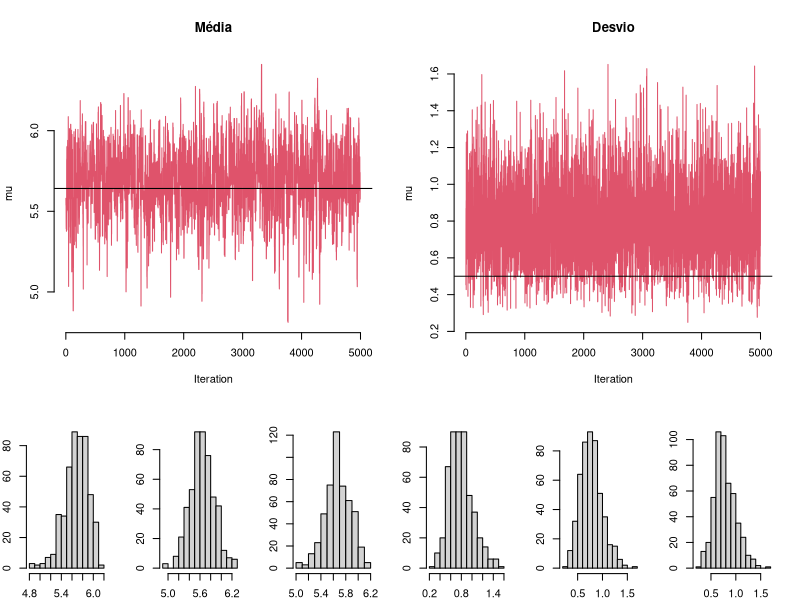

Recreate this plot in R.
 # MH Algorithm for simple normal model with
 #    unknown mean and unknown variance
 # Use symmetric t(3) proposal
 # True mu = -10, True tau=0.50
 # Oct 18, 2008
 #############################

 set.seed(250)

 ########
 # Data #
 ########

 n<-30				# Sample size
 mu<-6	  			# True value of mu
 sigma2<-2				# True value of sigma^2
 tau<-1/sigma2  			# Tau 0.50
 y<-rnorm(n,mu,sqrt(sigma2))		# Data

 a<-.001				# Gamma hyperprior parms for tau
 b<-.001

 ###########
 # Priors  #
 ###########
  mu0<-0
  v0<-1		# Non-informative variance
  prec0<-1/v0
  mtau<-a+n/2		# Posterior location for tau

 #########
 # Inits #
 #########

mu<-runif(1,0,10)
tau<-runif(1,0.001,5)
nsim<-5000		# Number of iterations

 #########
 # Store #
 #########
Mu<-rep(0,nsim)
Tau<-rep(0,nsim)	# Store Results
A<-0			# Acceptance Rate

############
#   MCMC   #
############
for (j in 1:nsim){
    mus<-mu+.3*rt(1,3)  # t with 3 df as proposal
			# Note: Symmetric Proposal -- will cancel out of acceptance
			# So this is technically Metropolis not Metrop-Hastings
			# Scaled by 1/3 to improve acceptance rate

# Acceptance prob on log scale
    r<- (sum(dnorm(y,mus,1/sqrt(tau),log=T) - dnorm(y,mu,1/sqrt(tau),log=T)) +
         dnorm(mus,mu0,sqrt(v0),log=T) -  dnorm(mu,mu0,sqrt(v0),log=T))

if (log(runif(1))<r) {
   mu<-mus		# Update mu if accepted
   A<-A+1		# Acceptance rate
  }
  Mu[j]<-mu
  tau<-Tau[j]<-rgamma(1,mtau,b+sum((y-mu)^2)/2)
}

#######################
# Posterior Summaries #
#######################
mean(Mu[1001:nsim])	# Posterior Mean of mu
mean(1/Tau[1001:nsim])	# Posterior mean of sigma^2
Acc<-A/nsim



# Iteration Plots
layout(matrix(c(1,1,1,2,2,2,1,1,1,2,2,2,3,4,5,6,7,8),nrow=3,byrow=T))

plot(seq(1,nsim) ,Mu[1:nsim],type="l",xlab="Iteration", ylab="mu",frame=F,
main="Média",col=2,lty=1)
abline(h=mu)
plot(seq(1,nsim) ,Tau[1:nsim],type="l",xlab="Iteration", ylab="mu",frame=F,
main="Desvio",col=2,lty=1)
abline(h=1/sigma2)

par(mar=c(2,2,2,2),font=3)

hist(Mu[1:500],xlab="",ylab="Frequência",main="",cex=0.7)
hist(Mu[2000:2500],xlab="",ylab="Frequência",main="",cex=0.7)
hist(Mu[4500:5000],xlab="",ylab="Frequência",main="",cex=0.7)
hist(Tau[1:500],xlab="",ylab="Frequência",main="",cex=0.7)
hist(Tau[2000:2500],xlab="",ylab="Frequência",main="",cex=0.7)
hist(Tau[4500:5000],xlab="",ylab="Frequência",main="",cex=0.7)
